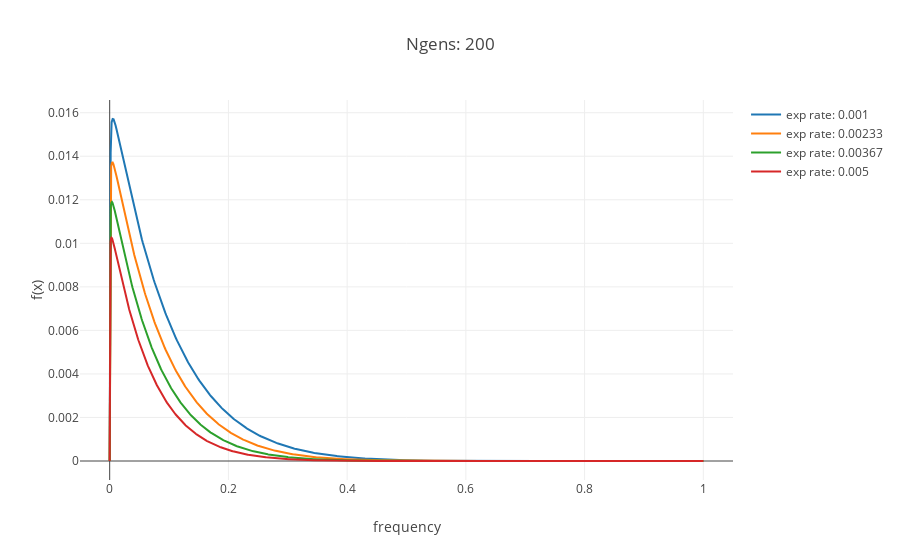

The notebook cell this image was saved under:
### Code cell
fig= [go.Scatter(
    x= np.linspace(0,1,g.shape[1]),
    y= g[0],
    name= 'exp rate: '+ str(round(rate,5))
) for rate,g in exp_example.items()]

layout= go.Layout(
    title= 'Ngens: {}'.format(branch_len),
    xaxis= dict(
        title= 'frequency',
        range= [-0.05,1.05]
    ),
    yaxis= dict(
    title= 'f(x)'
    )
)

figure= go.Figure(data= fig,layout= layout)
iplot(figure)

### Figure 1 — Plotly figure (JSON) as saved in the notebook; plotly's stock layout.template omitted (floating-point values rounded to 4 significant figures; data arrays with more than 128 entries replaced by an {"elided": "..."} marker saying what was removed)
{"data": [{"name": "exp rate: 0.001", "type": "scatter", "uid": "16cacc84-a457-4aa2-b2ff-483fa7163948", "x": {"elided": "610 float values"}, "y": {"elided": "610 float values"}}, {"name": "exp rate: 0.00233", "type": "scatter", "uid": "7dbd2e8b-c355-479b-be21-6b4522b1d5e2", "x": {"elided": "797 float values"}, "y": {"elided": "797 float values"}}, {"name": "exp rate: 0.00367", "type": "scatter", "uid": "d8607135-4f38-46c0-889e-e8654dca992e", "x": {"elided": "1041 float values"}, "y": {"elided": "1041 float values"}}, {"name": "exp rate: 0.005", "type": "scatter", "uid": "df033c9e-a38e-447e-8d21-d7c51069f541", "x": {"elided": "1359 float values"}, "y": {"elided": "1359 float values"}}], "layout": {"title": {"text": "Ngens: 200"}, "xaxis": {"range": [-0.05, 1.05], "title": {"text": "frequency"}}, "yaxis": {"title": {"text": "f(x)"}}}}
